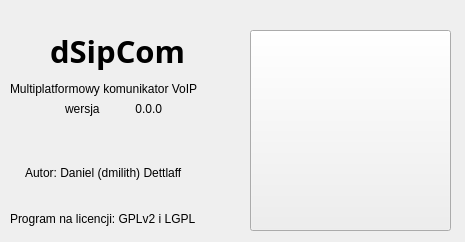
<ui version="4.0" >
 <author>Daniel (dmilith) Dettlaff</author>
 <class>AboutWindow</class>
 <widget class="QWidget" name="AboutWindow" >
  <property name="geometry" >
   <rect>
    <x>0</x>
    <y>0</y>
    <width>465</width>
    <height>242</height>
   </rect>
  </property>
  <property name="cursor" >
   <cursorShape>PointingHandCursor</cursorShape>
  </property>
  <property name="windowTitle" >
   <string>O programie dSipCom</string>
  </property>
  <widget class="QLabel" name="label" >
   <property name="geometry" >
    <rect>
     <x>50</x>
     <y>30</y>
     <width>141</width>
     <height>41</height>
    </rect>
   </property>
   <property name="font" >
    <font>
     <family>Lucida Sans</family>
     <pointsize>23</pointsize>
     <weight>75</weight>
     <bold>true</bold>
    </font>
   </property>
   <property name="text" >
    <string>dSipCom</string>
   </property>
  </widget>
  <widget class="QLabel" name="label_2" >
   <property name="geometry" >
    <rect>
     <x>10</x>
     <y>80</y>
     <width>221</width>
     <height>18</height>
    </rect>
   </property>
   <property name="text" >
    <string>Multiplatformowy komunikator VoIP</string>
   </property>
  </widget>
  <widget class="QLabel" name="label_3" >
   <property name="geometry" >
    <rect>
     <x>65</x>
     <y>100</y>
     <width>41</width>
     <height>18</height>
    </rect>
   </property>
   <property name="font" >
    <font>
     <pointsize>9</pointsize>
    </font>
   </property>
   <property name="text" >
    <string>wersja</string>
   </property>
  </widget>
  <widget class="QLabel" name="version_label" >
   <property name="geometry" >
    <rect>
     <x>100</x>
     <y>100</y>
     <width>62</width>
     <height>18</height>
    </rect>
   </property>
   <property name="font" >
    <font>
     <pointsize>9</pointsize>
    </font>
   </property>
   <property name="text" >
    <string>0.0.0</string>
   </property>
   <property name="alignment" >
    <set>Qt::AlignRight|Qt::AlignTrailing|Qt::AlignVCenter</set>
   </property>
  </widget>
  <widget class="QLabel" name="label_4" >
   <property name="geometry" >
    <rect>
     <x>25</x>
     <y>160</y>
     <width>191</width>
     <height>26</height>
    </rect>
   </property>
   <property name="text" >
    <string>Autor: Daniel (dmilith) Dettlaff</string>
   </property>
  </widget>
  <widget class="QLabel" name="label_5" >
   <property name="geometry" >
    <rect>
     <x>10</x>
     <y>210</y>
     <width>226</width>
     <height>18</height>
    </rect>
   </property>
   <property name="text" >
    <string>Program na licencji: GPLv2 i LGPL</string>
   </property>
  </widget>
  <widget class="QPushButton" name="pushButton" >
   <property name="enabled" >
    <bool>true</bool>
   </property>
   <property name="geometry" >
    <rect>
     <x>250</x>
     <y>30</y>
     <width>201</width>
     <height>201</height>
    </rect>
   </property>
   <property name="text" >
    <string/>
   </property>
   <property name="icon" >
    <iconset resource="dsipcom.qrc" >
     <normaloff>:/images/images/headphone.gif</normaloff>:/images/images/headphone.gif</iconset>
   </property>
   <property name="iconSize" >
    <size>
     <width>192</width>
     <height>192</height>
    </size>
   </property>
   <property name="flat" >
    <bool>false</bool>
   </property>
  </widget>
 </widget>
 <resources>
  <include location="dsipcom.qrc" />
 </resources>
 <connections/>
 <designerdata>
  <property name="gridDeltaX" >
   <number>5</number>
  </property>
  <property name="gridDeltaY" >
   <number>5</number>
  </property>
  <property name="gridSnapX" >
   <bool>true</bool>
  </property>
  <property name="gridSnapY" >
   <bool>true</bool>
  </property>
  <property name="gridVisible" >
   <bool>true</bool>
  </property>
 </designerdata>
</ui>
